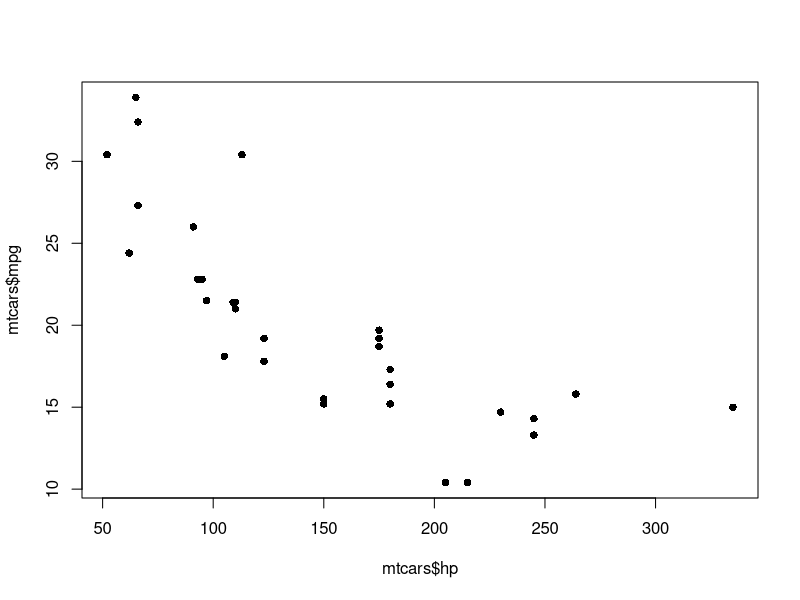

The R source for this figure:
## Correlation
cor(mtcars$hp, mtcars$mpg)
plot(mtcars$hp, mtcars$mpg, pch=16)

cor(mtcars[ , c("mpg", "wt", "hp")]) ##[rows, columns]

## dplyr (tidyverse)
library(dplyr)

corMat <- mtcars %>%
  select(mpg, wt, hp) %>%
  cor()

## compute correlation (r) and sig test
cor(mtcars$hp, mtcars$mpg)
cor.test(mtcars$hp, mtcars$mpg)

## Linear regression
## mpg = f(hp)

lmfit <- lm(mpg~hp, data = mtcars)
summary(lmfit)

## prediction
lmfit$coefficients[[1]] + lmfit$coefficients[[2]]*200

new_cars <- data.frame(
  hp = c(250, 320, 400, 410, 450)
)

## predict ()
new_cars$mpg_pred <- predict(lmfit, newdata = new_cars)
new_cars

## Root Mean Square Error (rmse)
## Multiple Linear Regression
## mpg = f(hp, wt, am)
## mpg = intercept +b0*hp +b1*wt +b2*am

lmfit_v2 <- lm(mpg~hp+wt+am, data = mtcars)

mtcars$predicted <- predict(lmfit_v2)
squared_error <- (mtcars$predicted - mtcars$mpg) ** 2
mean_squared_error <- mean(squared_error)
rmse <- sqrt(mean_squared_error)
rmse

## Build Full Model
lmfit_full <- lm(mpg ~ . -gear, data = mtcars)

## Split Data
set.seed(42)
n <- nrow(mtcars)
id <- sample(1:n, size=n*0.8)
train_data <- mtcars[id, ]
test_data <- mtcars[-id, ]

## Train Model
model1 <- lm(mpg~hp+wt, data = train_data)
p_train <- predict(model1)
error_train <- train_data$mpg - p_train
rmse_train <- sqrt(mean(error_train**2))
rmse_train

## Test Model
p_test <- predict(model1, newdata = test_data)
error_test <- test_data$mpg - p_test
rmse_test <- sqrt(mean(error_test**2))
rmse_test

## Print Result
cat("RMSE Train", rmse_train, 
    "\nRMSE Test", rmse_test)














